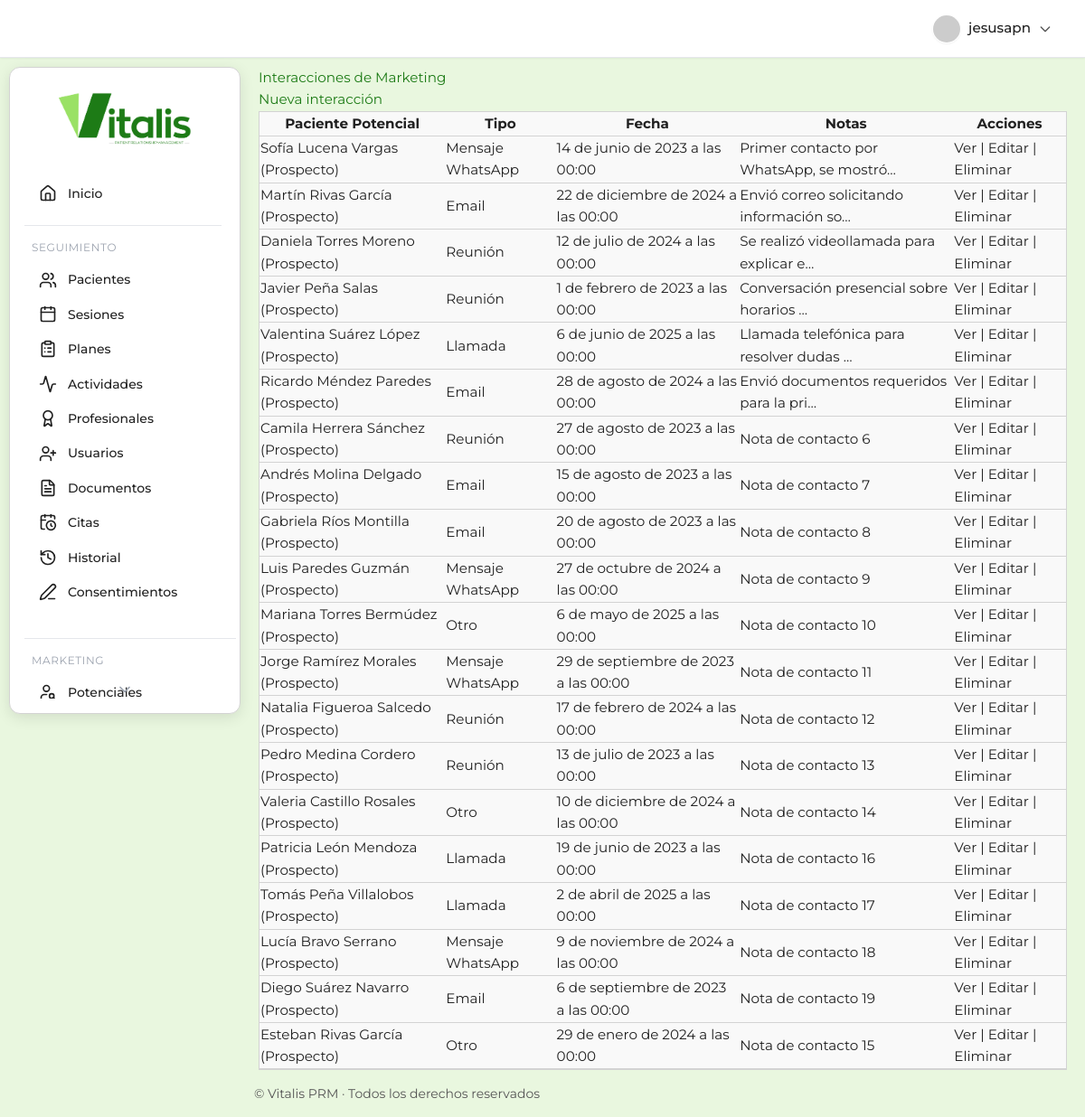
Screenshot of /consultorio/marketing/interacciones/ (signed in) with the database file from the repository.
### prm_salud/consultorio/models.py (models this page shows, shortened)
class InteraccionMarketing(models.Model):
    paciente_potencial = models.ForeignKey(PacientePotencial, on_delete=models.CASCADE, related_name='interacciones')
    fecha_interaccion = models.DateTimeField(auto_now_add=True)
    tipo_interaccion = models.CharField(
        max_length=50,
        choices=[
            ('Llamada', 'Llamada'),
            ('Mensaje WhatsApp', 'Mensaje WhatsApp'),
            ('Email', 'Email'),
            ('Reunión', 'Reunión'),
            ('Otro', 'Otro'),
        ]
    )
    notas = models.TextField(blank=True, null=True, verbose_name="Notas / Detalles")

class PacientePotencial(models.Model):
    ESTADOS = [
        ('prospecto', 'Prospecto'),
        ('convertido', 'Convertido'),
        ('descartado', 'Descartado'),
    ]
    id_potencial = models.UUIDField(primary_key=True, default=uuid.uuid4, editable=False)
    nombres = models.CharField(max_length=100)
    apellidos = models.CharField(max_length=100)
    telefono = models.CharField(max_length=30, blank=True, null=True)
    email = models.EmailField(blank=True, null=True)
    fecha_contacto = models.DateField(auto_now_add=True)
    canal_origen = models.CharField(
        max_length=50,
        choices=[
            ('Instagram', 'Instagram'),
            ('YouTube', 'YouTube'),
            ('WhatsApp', 'WhatsApp'),
            ('Directo', 'Directo'),
            ('Otro', 'Otro'),
        ],
        default='Directo'
    )
    estado = models.CharField(max_length=20, choices=ESTADOS, default='prospecto')
    fecha_conversion = models.DateField(blank=True, null=True, verbose_name="Fecha de Conversión")
    paciente = models.OneToOneField(
        'Paciente',
        on_delete=models.SET_NULL,
        blank=True,
        null=True,
        related_name='potencial',
        verbose_name="Paciente Convertido"
    )
    def __str__(self):
        return f"{self.nombres} {self.apellidos} ({self.get_estado_display()})"

### prm_salud/consultorio/views.py (the view)
# urls.py: path('marketing/interacciones/', views.InteraccionMarketingListView.as_view(), name='interaccionmarketing_list'),
class InteraccionMarketingListView(LoginRequiredMixin, ListView):
    model = InteraccionMarketing
    template_name = 'consultorio/marketing/interaccionmarketing_list.html'
    context_object_name = 'interacciones'

### prm_salud/consultorio/templates/consultorio/marketing/interaccionmarketing_list.html
{% extends 'consultorio/base.html' %} {% block content %}
<h2>Interacciones de Marketing</h2>
<a
  href="{% url 'consultorio:interaccionmarketing_create' %}"
  class="btn btn-primary"
  >Nueva interacción</a
>
<table class="table">
  <thead>
    <tr>
      <th>Paciente Potencial</th>
      <th>Tipo</th>
      <th>Fecha</th>
      <th>Notas</th>
      <th>Acciones</th>
    </tr>
  </thead>
  <tbody>
    {% for interaccion in interacciones %}
    <tr>
      <td>{{ interaccion.paciente_potencial }}</td>
      <td>{{ interaccion.get_tipo_interaccion_display }}</td>
      <td>{{ interaccion.fecha_interaccion }}</td>
      <td>{{ interaccion.notas|truncatechars:40 }}</td>
      <td>
        <a
          href="{% url 'consultorio:interaccionmarketing_detail' interaccion.pk %}"
          >Ver</a
        >
        |
        <a
          href="{% url 'consultorio:interaccionmarketing_update' interaccion.pk %}"
          >Editar</a
        >
        |
        <a
          href="{% url 'consultorio:interaccionmarketing_delete' interaccion.pk %}"
          >Eliminar</a
        >
      </td>
    </tr>
    {% empty %}
    <tr>
      <td colspan="5">No hay interacciones registradas.</td>
    </tr>
    {% endfor %}
  </tbody>
</table>
{% endblock %}

### prm_salud/consultorio/templates/consultorio/base.html (shortened to what this page needs)
{% load static %}
<!DOCTYPE html>
<html lang="es">
  <head>
    <link
      href="https://cdn.jsdelivr.net/npm/tailwindcss@2.2.19/dist/tailwind.min.css"
      rel="stylesheet"
    />
    <link
      rel="stylesheet"
      href="https://cdn.jsdelivr.net/npm/flatpickr/dist/flatpickr.min.css"
    />
    <link rel="stylesheet" href="{% static 'consultorio/css/main.css' %}" />
  </head>
  <body class="main-body-layout bg-[#e9f7df] text-text-main font-montserrat">
    <header
      class="flex justify-end items-center px-6 py-3 shadow-sm sticky top-0 left-0 right-0 z-20 w-full header-modern border-b border-gray-200"
    >
      <div class="relative">
        {% if user.is_authenticated %}
        <button
          id="user-menu-btn"
          onclick="toggleUserDropdown()"
          class="flex items-center gap-2 rounded-full px-3 py-1 hover:bg-gray-100 focus:outline-none focus:ring-2 focus:ring-primary"
        >
          <img
            src="https://ui-avatars.com/api/?name={{ user.get_full_name|default:user.username }}&background=4f46e5&color=fff&rounded=true&size=32"
            alt="Avatar"
            class="rounded-full shadow-sm border border-white"
          />
          <span class="font-medium"
            >{{ user.get_full_name|default:user.username }}</span
          >
          <svg
            fill="none"
            stroke="currentColor"
            stroke-width="2"
            stroke-linecap="round"
            stroke-linejoin="round"
            viewBox="0 0 24 24"
            class="w-4 h-4 text-gray-400"
          >
            <path d="M19 9l-7 7-7-7"></path>
          </svg>
        </button>
        {% endif %} {% block header_actions %}{% endblock %}
      </div>
    </header>
    <div class="content-wrapper">
      <aside
        class="sidebar-card-container"
        style="
          top: calc(64px + 10px);
          left: 10px;
          height: calc(100vh - (64px + 10px) - 10px);
        "
      >
        <div class="flex justify-center items-center h-28">
          <a href="{% url 'consultorio:dashboard' %}">
            <img
              src="{% static 'consultorio/img/PRMlogo.png' %}"
              alt="Logo Vitalis PRM"
              class="h-16 transition-transform duration-200 hover:scale-105"
            />
          </a>
        </div>
        <nav
          id="sidebar-scroll"
          class="flex flex-col gap-2 px-4 pr-2 overflow-y-scroll hide-scrollbar relative"
        >
          <a
            href="{% url 'consultorio:dashboard' %}"
            class="sidebar-link flex items-center gap-3 py-3 px-3 rounded-lg {% if request.path == '/consultorio/' %}sidebar-active{% endif %}"
          >
            <i data-lucide="home" class="w-5 h-5"></i><span>Inicio</span>
          </a>
          <div class="mt-2 border-t border-gray-200 pt-4 mr-4">
            <h3
              class="text-xs text-gray-400 uppercase tracking-wider mb-2 ml-2"
            >
              Seguimiento
            </h3>
            <a
              href="{% url 'consultorio:paciente_list' %}"
              class="sidebar-link flex items-center gap-3 py-3 px-3 rounded-lg {% if 'pacientes' in request.path %}sidebar-active{% endif %}"
            >
              <i data-lucide="users" class="w-5 h-5"></i><span>Pacientes</span>
            </a>
            <a
              href="{% url 'consultorio:sesion_list' %}"
              class="sidebar-link flex items-center gap-3 py-3 px-3 rounded-lg {% if 'sesiones' in request.path %}sidebar-active{% endif %}"
            >
              <i data-lucide="calendar" class="w-5 h-5"></i
              ><span>Sesiones</span>
            </a>
            <a
              href="{% url 'consultorio:plan_list' %}"
              class="sidebar-link flex items-center gap-3 py-3 px-3 rounded-lg {% if 'planes' in request.path %}sidebar-active{% endif %}"
            >
              <i data-lucide="clipboard-list" class="w-5 h-5"></i
              ><span>Planes</span>
            </a>
            <a
              href="{% url 'consultorio:actividad_list' %}"
              class="sidebar-link flex items-center gap-3 py-3 px-3 rounded-lg {% if 'actividades' in request.path %}sidebar-active{% endif %}"
            >
              <i data-lucide="activity" class="w-5 h-5"></i
              ><span>Actividades</span>
            </a>
            <a
              href="{% url 'consultorio:profesional_list' %}"
              class="sidebar-link flex items-center gap-3 py-3 px-3 rounded-lg {% if 'profesionales' in request.path %}sidebar-active{% endif %}"
            >
              <i data-lucide="award" class="w-5 h-5"></i
              ><span>Profesionales</span>
            </a>
            <a
              href="{% url 'consultorio:user_list' %}"
              class="sidebar-link flex items-center gap-3 py-3 px-3 rounded-lg {% if 'usuarios' in request.path %}sidebar-active{% endif %}"
            >
              <i data-lucide="user-plus" class="w-5 h-5"></i
              ><span>Usuarios</span>
            </a>
            <a
              href="{% url 'consultorio:documentopaciente_list' %}"
              class="sidebar-link flex items-center gap-3 py-3 px-3 rounded-lg {% if 'documentos' in request.path %}sidebar-active{% endif %}"
            >
              <i data-lucide="file-text" class="w-5 h-5"></i
              ><span>Documentos</span>
            </a>
            <a
              href="{% url 'consultorio:cita_list' %}"
              class="sidebar-link flex items-center gap-3 py-3 px-3 rounded-lg {% if 'citas' in request.path %}sidebar-active{% endif %}"
            >
              <i data-lucide="calendar-clock" class="w-5 h-5"></i
              ><span>Citas</span>
            </a>
            <a
              href="{% url 'consultorio:historialcambios_list' %}"
              class="sidebar-link flex items-center gap-3 py-3 px-3 rounded-lg {% if 'historiales' in request.path %}sidebar-active{% endif %}"
            >
              <i data-lucide="history" class="w-5 h-5"></i
              ><span>Historial</span>
            </a>
            <a
              href="{% url 'consultorio:consentimiento_list' %}"
              class="sidebar-link flex items-center gap-3 py-3 px-3 rounded-lg {% if 'consentimientos' in request.path %}sidebar-active{% endif %}"
            >
              <i data-lucide="pen-line" class="w-5 h-5"></i
              ><span>Consentimientos</span>
            </a>
          </div>
          <div class="mt-6 border-t border-gray-200 pt-4">
            <h3
              class="text-xs text-gray-400 uppercase tracking-wider mb-2 ml-2"
            >
              Marketing
            </h3>
            <a
              href="{% url 'consultorio:pacientepotencial_list' %}"
              class="sidebar-link flex items-center gap-3 py-3 px-3 rounded-lg {% if 'marketing/potenciales' in request.path %}sidebar-active{% endif %}"
            >
              <i data-lucide="user-search" class="w-5 h-5"></i
              ><span>Potenciales</span>
            </a>
          </div>
        </nav>
        <div id="scroll-indicator" class="flex justify-center -mt-2">
          <i
            data-lucide="chevron-down"
            class="w-5 h-5 text-gray-400 animate-bounce"
          ></i>
        </div>
      </aside>
      <main class="flex-1 overflow-auto main-content-offset">
        {% block content %}{% endblock %}
      </main>
    </div>
    <footer
      class="text-sm text-text-main py-4 mt-auto"
      style="
        border-top: none;
        text-align: left;
        padding-left: calc(16rem + 20px + 5px);
      "
    >
      &copy; {{ now|date:"Y" }} Vitalis PRM · Todos los derechos reservados
    </footer>
  </body>
</html>

### prm_salud/consultorio/static/consultorio/css/main.css (style rules this page uses)
:root { --primary: #A3D65C; --primary-dark: #2E7D32; --primary-hover: #2E7D32; --accent: #A3D65C; --warning: #FFCC00; --danger: #E74C3C; --info: #3498DB; --bg-light: #e9f7df; --bg-section: #F9F9F9; --bg-hover: #F1F8E9; --card-shadow: 0 4px 16px rgba(0,0,0,0.1); --table-border: #D3D3D3; --text-primary: #212121; --text-secondary: #555555; --text-light: #ECF0F1; --border-light: #D3D3D3; --border-dark: #2E7D32; --sidebar-bg: #FFFFFF; --sidebar-border: #D3D3D3; --sidebar-hover-bg: #F1F8E9; --text-white: #fff; --text-muted: var(--text-secondary); --btn-secondary: #D3D3D3; --btn-secondary-hover: #B0B0B0; --icon-main: #2E7D32; --icon-hover: #A3D65C; }
body { font-family: 'Montserrat', 'Segoe UI', Arial, sans-serif !important; font-size: 0.95rem; line-height: 1.6; color: #1D7B16; background-color: var(--bg-light); min-height: 100vh; display: flex; flex-direction: column; transition: background-color 0.3s ease, color 0.3s ease; margin: 0; }
table { border-collapse: separate; border-spacing: 0; width: 100%; background: var(--bg-section); border: 1px solid var(--table-border); }
th, td { border-bottom: 1px solid var(--table-border); color: var(--text-primary); }
aside { display: flex; flex-direction: column; overflow-y: auto; flex-shrink: 0; transition: background-color 0.3s ease; }
aside a img { height: 3.5rem; display: block; margin: 0 auto; transition: transform 0.2s ease-in-out; }
aside nav { flex-grow: 1; padding: 0.5rem 0; font-size: 0.875rem; display: flex; flex-direction: column; gap: 0.5rem; overflow-y: auto; padding-right: 4px; }
.sidebar-link { display: flex; align-items: center; padding: 0.5rem 1rem; border-radius: 0.25rem; transition: background-color 0.2s ease, color 0.2s ease; font-weight: 500; cursor: pointer; color: var(--text-primary); }
header { padding: 1rem 2rem; display: flex; align-items: center; justify-content: space-between; z-index: 10; flex-shrink: 0; transition: background-color 0.3s ease; }
header #user-menu-btn { display: flex; align-items: center; gap: 0.5rem; padding: 0.5rem 0.75rem; border-radius: 9999px; cursor: pointer; background-color: transparent; border: none; transition: background-color 0.2s ease; outline: none; }
header #user-menu-btn img { height: 2rem; width: 2rem; border-radius: 9999px; box-shadow: 0 1px 2px rgba(0,0,0,0.05); }
header #user-menu-btn span { font-weight: 500; color: var(--text-primary); }
header #user-menu-btn svg { width: 1rem; height: 1rem; color: var(--text-secondary); }
main { flex: 1; display: flex; flex-direction: column; min-height: 0; padding: 2.5rem 2rem; overflow-y: auto; }
footer { text-align: center; font-size: 0.75rem; color: var(--text-secondary); padding: 1.5rem 0; border-top: 1px solid var(--border-light); background: var(--bg-section); box-shadow: none; flex-shrink: 0; width: 100%; }
body, .font-montserrat { font-family: 'Montserrat', 'Segoe UI', Arial, sans-serif !important; }
:root { --bg-sidebar-dark: #FFFFFF; --border-sidebar-border: var(--border-light); --sidebar-hover-bg: #F0F0F0; --text-white: #fff; --text-muted: var(--text-secondary); }
.sidebar-card-container { overflow-y: hidden; }
.sidebar-card-container nav { overflow-y: auto; padding-right: 4px; }

### rows the page displays
InteraccionMarketing: paciente_potencial "Sofía Lucena Vargas (Prospecto)", tipo_interaccion "Mensaje WhatsApp", fecha_interaccion "14 de junio de 2023 a las 00:00", notas "Primer contacto por WhatsApp, se mostró…"
InteraccionMarketing: paciente_potencial "Martín Rivas García (Prospecto)", tipo_interaccion "Email", fecha_interaccion "22 de diciembre de 2024 a las 00:00", notas "Envió correo solicitando información so…"
InteraccionMarketing: paciente_potencial "Daniela Torres Moreno (Prospecto)", tipo_interaccion "Reunión", fecha_interaccion "12 de julio de 2024 a las 00:00", notas "Se realizó videollamada para explicar e…"
InteraccionMarketing: paciente_potencial "Javier Peña Salas (Prospecto)", tipo_interaccion "Reunión", fecha_interaccion "1 de febrero de 2023 a las 00:00", notas "Conversación presencial sobre horarios …"
InteraccionMarketing: paciente_potencial "Valentina Suárez López (Prospecto)", tipo_interaccion "Llamada", fecha_interaccion "6 de junio de 2025 a las 00:00", notas "Llamada telefónica para resolver dudas …"
InteraccionMarketing: paciente_potencial "Ricardo Méndez Paredes (Prospecto)", tipo_interaccion "Email", fecha_interaccion "28 de agosto de 2024 a las 00:00", notas "Envió documentos requeridos para la pri…"
InteraccionMarketing: paciente_potencial "Camila Herrera Sánchez (Prospecto)", tipo_interaccion "Reunión", fecha_interaccion "27 de agosto de 2023 a las 00:00", notas "Nota de contacto 6"
InteraccionMarketing: paciente_potencial "Andrés Molina Delgado (Prospecto)", tipo_interaccion "Email", fecha_interaccion "15 de agosto de 2023 a las 00:00", notas "Nota de contacto 7"
InteraccionMarketing: paciente_potencial "Gabriela Ríos Montilla (Prospecto)", tipo_interaccion "Email", fecha_interaccion "20 de agosto de 2023 a las 00:00", notas "Nota de contacto 8"
InteraccionMarketing: paciente_potencial "Luis Paredes Guzmán (Prospecto)", tipo_interaccion "Mensaje WhatsApp", fecha_interaccion "27 de octubre de 2024 a las 00:00", notas "Nota de contacto 9"
InteraccionMarketing: paciente_potencial "Mariana Torres Bermúdez (Prospecto)", tipo_interaccion "Otro", fecha_interaccion "6 de mayo de 2025 a las 00:00", notas "Nota de contacto 10"
InteraccionMarketing: paciente_potencial "Jorge Ramírez Morales (Prospecto)", tipo_interaccion "Mensaje WhatsApp", fecha_interaccion "29 de septiembre de 2023 a las 00:00", notas "Nota de contacto 11"
InteraccionMarketing: paciente_potencial "Natalia Figueroa Salcedo (Prospecto)", tipo_interaccion "Reunión", fecha_interaccion "17 de febrero de 2024 a las 00:00", notas "Nota de contacto 12"
InteraccionMarketing: paciente_potencial "Pedro Medina Cordero (Prospecto)", tipo_interaccion "Reunión", fecha_interaccion "13 de julio de 2023 a las 00:00", notas "Nota de contacto 13"
InteraccionMarketing: paciente_potencial "Valeria Castillo Rosales (Prospecto)", tipo_interaccion "Otro", fecha_interaccion "10 de diciembre de 2024 a las 00:00", notas "Nota de contacto 14"
InteraccionMarketing: paciente_potencial "Patricia León Mendoza (Prospecto)", tipo_interaccion "Llamada", fecha_interaccion "19 de junio de 2023 a las 00:00", notas "Nota de contacto 16"
InteraccionMarketing: paciente_potencial "Tomás Peña Villalobos (Prospecto)", tipo_interaccion "Llamada", fecha_interaccion "2 de abril de 2025 a las 00:00", notas "Nota de contacto 17"
InteraccionMarketing: paciente_potencial "Lucía Bravo Serrano (Prospecto)", tipo_interaccion "Mensaje WhatsApp", fecha_interaccion "9 de noviembre de 2024 a las 00:00", notas "Nota de contacto 18"
InteraccionMarketing: paciente_potencial "Diego Suárez Navarro (Prospecto)", tipo_interaccion "Email", fecha_interaccion "6 de septiembre de 2023 a las 00:00", notas "Nota de contacto 19"
InteraccionMarketing: paciente_potencial "Esteban Rivas García (Prospecto)", tipo_interaccion "Otro", fecha_interaccion "29 de enero de 2024 a las 00:00", notas "Nota de contacto 15"

### other values shown
{{ user.get_full_name|default:user.username }} "jesusapn"
